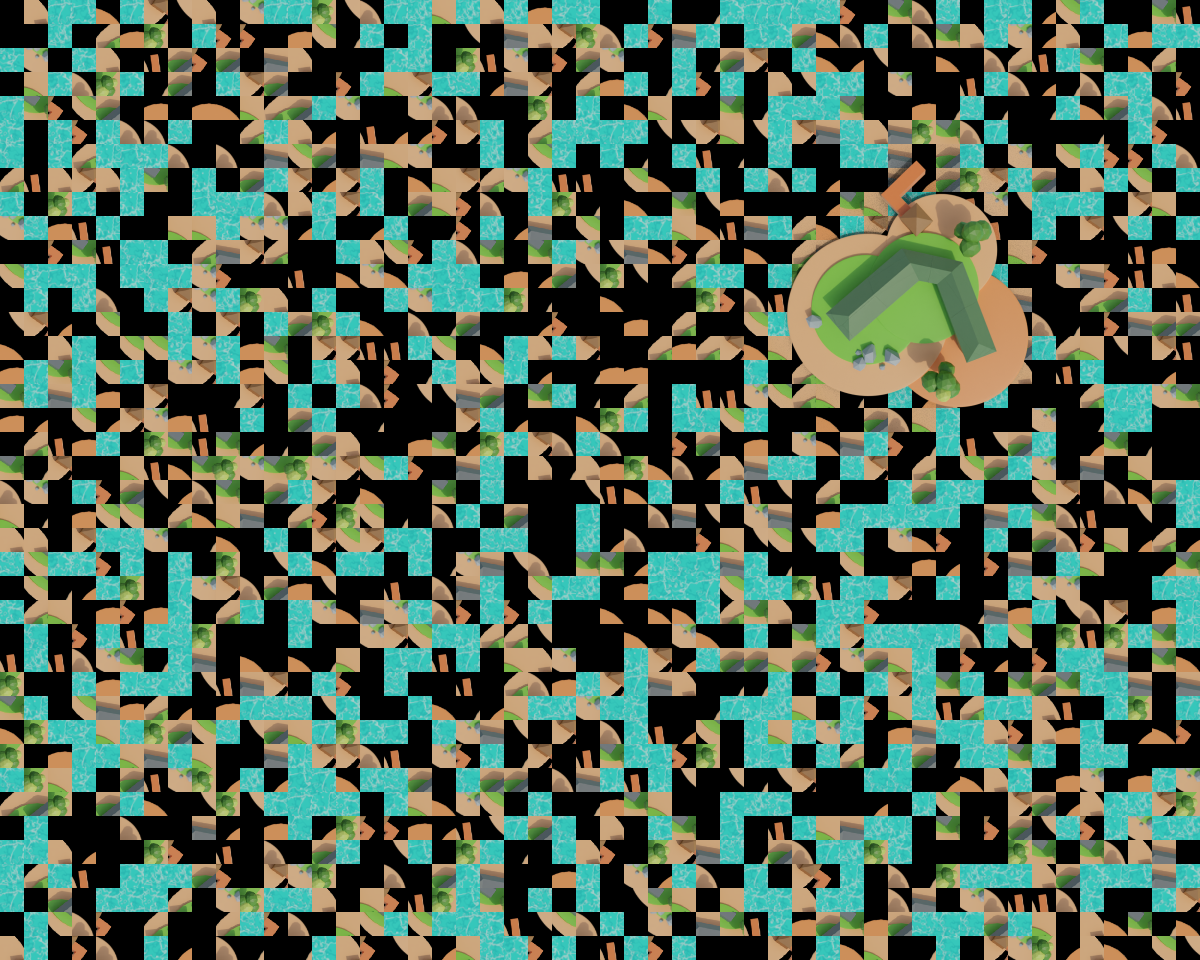

A level layout from a 2D game, rendered from its tile map. Below: a short description, then the map file with tile-grid data replaced by summaries:
An orthogonal 50x40 tile map with 24x24 px tiles, 3 tile layers (collisons, Tile Layer 1, Tile Layer 2), 2 tilesets.

<map version="1.5" tiledversion="1.7.2" orientation="orthogonal" renderorder="right-down" width="50" height="40" tilewidth="24" tileheight="24" infinite="0" nextlayerid="6" nextobjectid="1">
 <tileset firstgid="1" source="goodrickeBoss.tsx" />
 <tileset firstgid="35" source="YorkPirates.tsx" />
 <layer id="4" name="collisons" width="50" height="40">
  <data>[2000 cells, 0 non-empty, 0 distinct tile ids]</data>
 </layer>
 <layer id="1" name="Tile Layer 1" width="50" height="40">
  <data>[2000 cells, 2000 non-empty, 36 distinct tile ids]</data>
 </layer>
 <layer id="2" name="Tile Layer 2" width="50" height="40">
  <data>[2000 cells, 1 non-empty, 1 distinct tile ids]</data>
 </layer>
</map>
